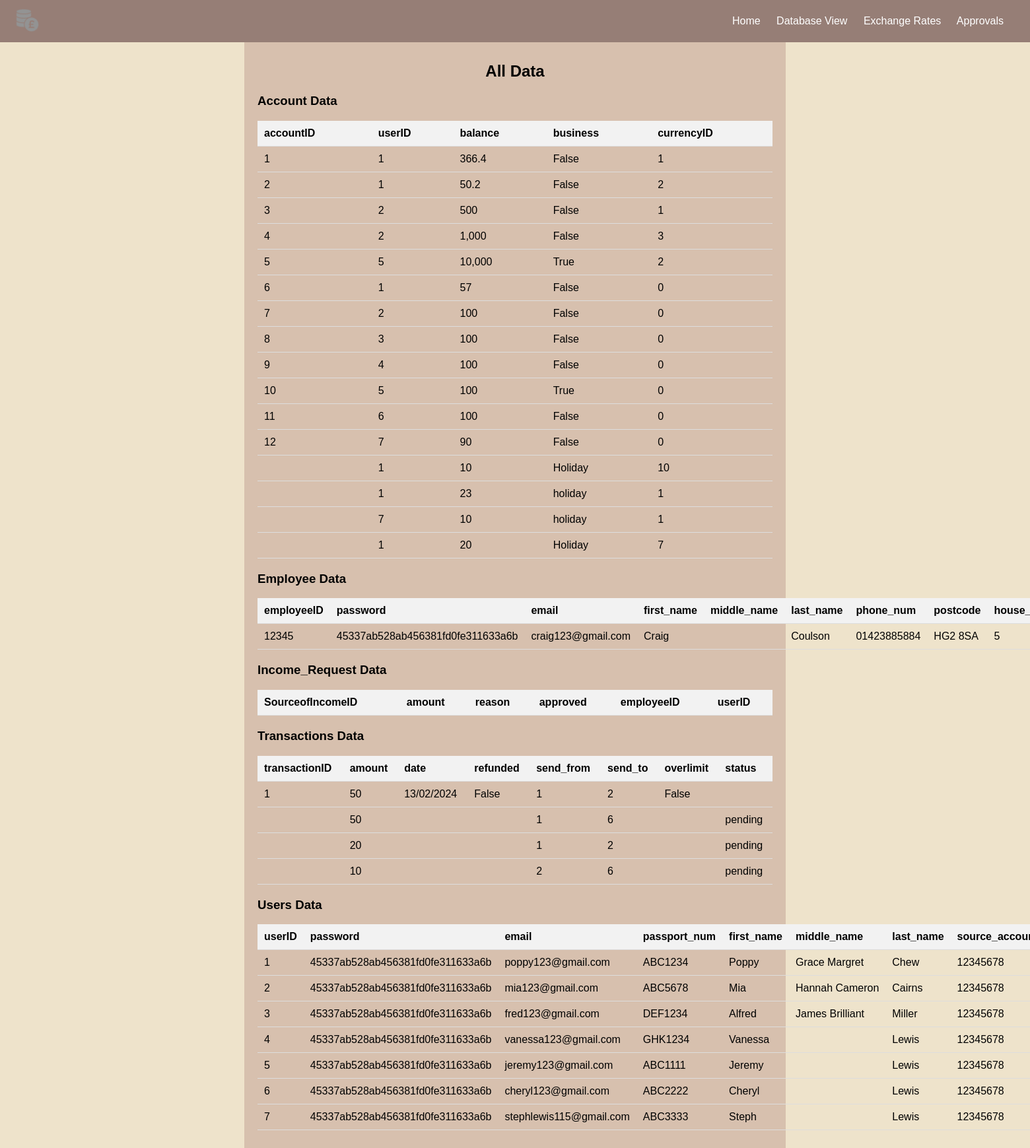
Screenshot of /databaseview.php with the database file from the repository.
### tables this page shows
CREATE TABLE "Account" (
	"accountID"	INT,
	"userID"	INT,
	"balance"	DECIMAL(18, 2),
	"business"	VARCHAR(255),
	"currencyID"	INT,
	FOREIGN KEY("userID") REFERENCES "Users"("userID"),
	FOREIGN KEY("currencyID") REFERENCES "Currency"("currencyID"),
	PRIMARY KEY("accountID")
);

CREATE TABLE Employee (
employeeID INT PRIMARY KEY,
password VARCHAR(255),
email VARCHAR(255),
first_name VARCHAR(255),
middle_name VARCHAR(255),
last_name VARCHAR(255),
phone_num VARCHAR(20),
postcode VARCHAR(20),
house_num VARCHAR(20)
);

CREATE TABLE "Transactions" (
	"transactionID"	INT,
	"amount"	DECIMAL(18, 2),
	"date"	DATE,
	"refunded"	BOOLEAN,
	"send_from"	INT,
	"send_to"	INT,
	"overlimit"	BOOLEAN,
	"status"	TEXT,
	FOREIGN KEY("send_to") REFERENCES "Account"("accountID"),
	FOREIGN KEY("send_from") REFERENCES "Account"("accountID"),
	PRIMARY KEY("transactionID")
);

CREATE TABLE "Users" (
	"userID"	INTEGER,
	"password"	VARCHAR(255),
	"email"	VARCHAR(255),
	"passport_num"	VARCHAR(255),
	"first_name"	VARCHAR(255),
	"middle_name"	VARCHAR(255),
	"last_name"	VARCHAR(255),
	"source_account_num"	VARCHAR(255),
	"source_sortcode"	VARCHAR(255),
	"phone_num"	VARCHAR(20),
	"postcode"	VARCHAR(20),
	"house_num"	VARCHAR(20),
	PRIMARY KEY("userID" AUTOINCREMENT)
);

### databaseview.php (the view, shortened to what this page needs)
<?php
require("adminnav.php");
$databaseFile = 'C:\xampp\htdocs\Money Transfer App/CTAdb.db';
$db = new SQLite3($databaseFile);
function printTableData($db, $tableName) {
    $query = "SELECT * FROM $tableName";
    $result = $db->query($query);
    if ($result) {
        echo "<h3>$tableName Data</h3>";
        echo "<table class='data-table'>";
        $columns = array();
        $columnResult = $db->query("PRAGMA table_info($tableName)");
        while ($row = $columnResult->fetchArray(SQLITE3_ASSOC)) {
            $columns[] = $row['name'];
        }
        echo "<tr>";
        foreach ($columns as $column) {
            echo "<th>$column</th>";
        }
        echo "</tr>";
        while ($row = $result->fetchArray(SQLITE3_ASSOC)) {
            echo "<tr>";
            foreach ($row as $column) {
                echo "<td>$column</td>";
            }
            echo "</tr>";
        }
        echo "</table>";
    } else {
        echo "Error: Unable to fetch data from $tableName";
    }
}
?>
<!DOCTYPE html>
<html>
<head>
    <link rel="stylesheet" type="text/css" href="style.css">
</head>
<body>
    <div class="application-container">
        <h2>All Data</h2>
        <?php
            $tables = array("Account", "Employee", "Income_Request", "Transactions", "Users");
            foreach ($tables as $table) {
                printTableData($db, $table);
            }
        ?>
    </div>
</body>
</html>

### adminnav.php (shortened to what this page needs)
<!DOCTYPE html>
<html lang="en">
<head>
    <link rel="stylesheet" href="style.css">
</head>
<body>
    <div class="navbar">
        <div class="logo">
            <img src="money.png" alt="Money" height="40">
        </div>
        <div class="nav-links">
            <a href="index.php">Home</a>
            <a href="databaseview.php">Database View</a>
            <a href="exchangerates.php">Exchange Rates</a>
            <a href="approvals.php">Approvals</a>
        </div>
    </div>
</body>
</html>

### style.css (style rules this page uses)
body { margin: 0; font-family: Arial, sans-serif; background-color: #EEE3CB; }
.navbar { background-color: #967E76; color: #FFFFFF; display: flex; justify-content: space-between; align-items: center; padding: 10px 20px; }
.logo img { margin-right: 10px; filter: grayscale(100%); }
.nav-links a { color: #FFFFFF; text-decoration: none; margin-right: 20px; }
h2 { text-align: center; }
.application-container { background-color: #D7C0AE; margin: auto; width: 50%; padding: 10px 20px; white-space: nowrap; }
.data-table { width: 100%; border-collapse: collapse; margin-bottom: 20px; }
.data-table th, .data-table td { padding: 10px; text-align: left; border-bottom: 1px solid #ddd; }
.data-table th { background-color: #f2f2f2; }
.application-container { max-width: 1000px; margin: 0 auto; }

### rows the page displays
account: column "1", balance "366.4", business "False"
account: column "2", userID "1", balance "50.2", business "False"
account: accountID "3", userID "2", balance "500", business "False", currencyID "1"
account: accountID "4", userID "2", balance "1,000", business "False", currencyID "3"
account: column "5", balance "10,000", business "True", currencyID "2"
account: accountID "6", userID "1", balance "57", business "False", currencyID "0"
account: accountID "7", userID "2", balance "100", business "False", currencyID "0"
account: accountID "8", userID "3", balance "100", business "False", currencyID "0"
account: accountID "9", userID "4", balance "100", business "False", currencyID "0"
account: accountID "10", userID "5", balance "100", business "True", currencyID "0"
account: accountID "11", userID "6", balance "100", business "False", currencyID "0"
account: accountID "12", userID "7", balance "90", business "False", currencyID "0"
account: userID "1", column "10", business "Holiday", column "1", balance "23", business "holiday", userID "7", balance "10", currencyID "1", balance "20", currencyID "7"
employee: employeeID "12345", password "45337ab528ab456381fd0fe311633a6b", email "craig123@gmail.com", first_name "Craig", last_name "Coulson", phone_num "01423885884", postcode "HG2 8SA", house_num "5"
transactions: column "1", amount "50", date "13/02/2024", column "False", send_to "2"
transactions: amount "50", send_from "1", send_to "6", status "pending", amount "20", send_to "2", amount "10", send_from "2"
users: column "1", password "45337ab528ab456381fd0fe311633a6b", email "poppy123@gmail.com", passport_num "ABC1234", first_name "Poppy", middle_name "Grace Margret", last_name "Chew", source_account_num "12345678"
users: userID "2", password "45337ab528ab456381fd0fe311633a6b", email "mia123@gmail.com", passport_num "ABC5678", first_name "Mia", middle_name "Hannah Cameron", last_name "Cairns", source_account_num "12345678"
users: userID "3", password "45337ab528ab456381fd0fe311633a6b", email "fred123@gmail.com", passport_num "DEF1234", first_name "Alfred", middle_name "James Brilliant", last_name "Miller", source_account_num "12345678"
users: userID "4", password "45337ab528ab456381fd0fe311633a6b", email "vanessa123@gmail.com", passport_num "GHK1234", first_name "Vanessa", last_name "Lewis", source_account_num "12345678"
users: userID "5", password "45337ab528ab456381fd0fe311633a6b", email "jeremy123@gmail.com", passport_num "ABC1111", first_name "Jeremy", last_name "Lewis", source_account_num "12345678"
users: userID "6", password "45337ab528ab456381fd0fe311633a6b", email "cheryl123@gmail.com", passport_num "ABC2222", first_name "Cheryl", last_name "Lewis", source_account_num "12345678"
users: userID "7", password "45337ab528ab456381fd0fe311633a6b", email "stephlewis115@gmail.com", passport_num "ABC3333", first_name "Steph", last_name "Lewis", source_account_num "12345678"

### other values shown
$tableName "Account"
$column "accountID"
$column "userID"
$column "balance"
$column "business"
$column "currencyID"
$tableName "Employee"
$column "employeeID"
$column "password"
$column "email"
$column "first_name"
$column "middle_name"
$column "last_name"
$column "phone_num"
$column "postcode"
